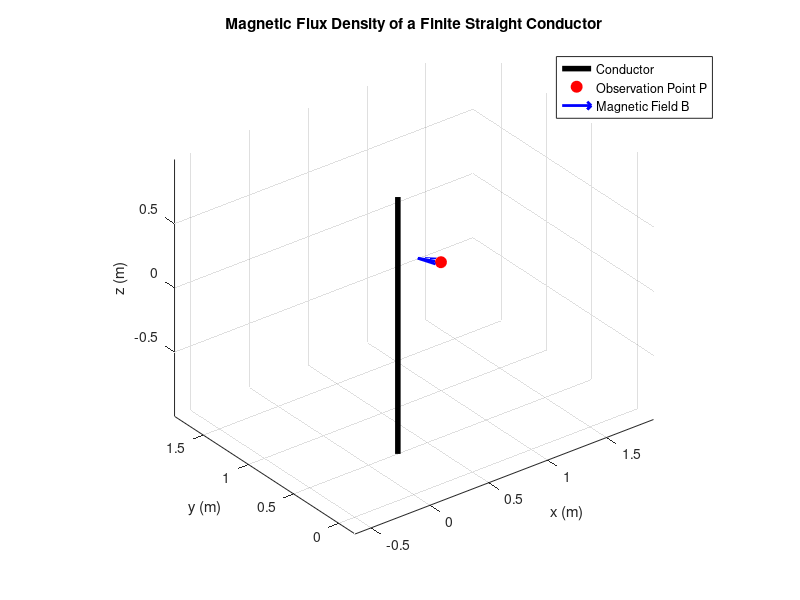

Source code (MATLAB):
%% Magnetic flux density of a finite straight conductor
clear; clc; close all;

% ---------------- Parameters ----------------
mu0 = 4*pi*1e-7;       % Permeability of free space (H/m)

I = 1;                % Current (A)
l = 2;                 % Conductor length (m)

% Position of conductor center A = (Ax, Ay, Az)
Ax = 0.25;
Ay = 0.5;
Az = 0;

% Observation point P = (Px, Py, Pz)
Px = 1;
Py = 1;
Pz = 0;

% ---------------- Numerical integration ----------------
N = 1000;                         % Number of current elements
z1 = Az - l/2;
z2 = Az + l/2;

z = linspace(z1,z2,N);
dz = z(2)-z(1);

% Current element positions
rx = Ax * ones(1,N);
ry = Ay * ones(1,N);
rz = z;

% Vector from current element to observation point P
Rx = Px - rx;
Ry = Py - ry;
Rz = Pz - rz;

R = sqrt(Rx.^2 + Ry.^2 + Rz.^2);

% dl = dz * z_hat
% dl x R = dz * (z_hat x R)
% z_hat x [Rx,Ry,Rz] = [-Ry,Rx,0]

dBx = (mu0*I/(4*pi)) .* (-Ry) ./ R.^3 * dz;
dBy = (mu0*I/(4*pi)) .* ( Rx) ./ R.^3 * dz;
dBz = zeros(size(dBx));

% Total magnetic flux density
Bx = sum(dBx);
By = sum(dBy);
Bz = sum(dBz);

B = [Bx By Bz];
Bmag = norm(B);

fprintf('Magnetic flux density at P:\n');
fprintf('Bx = %.6e T\n', Bx);
fprintf('By = %.6e T\n', By);
fprintf('Bz = %.6e T\n', Bz);
fprintf('|B| = %.6e T\n', Bmag);

%% ---------------- 3D visualization ----------------
figure;
hold on;
grid on;
axis equal;

% Plot conductor
plot3([Ax Ax], [Ay Ay], [z1 z2], ...
      'k-', 'LineWidth', 4);

% Plot point P
plot3(Px, Py, Pz, 'ro', ...
      'MarkerSize', 8, 'MarkerFaceColor', 'r');

% Plot magnetic field vector at P
scale = 1e6;   % Scaling for visualization
quiver3(Px, Py, Pz, ...
        scale*Bx, scale*By, scale*Bz, ...
        0, 'b', 'LineWidth', 2, 'MaxHeadSize', 0.5);

xlabel('x (m)');
ylabel('y (m)');
zlabel('z (m)');

title('Magnetic Flux Density of a Finite Straight Conductor');

legend('Conductor', 'Observation Point P', 'Magnetic Field B', ...
       'Location', 'best');

view(3);
